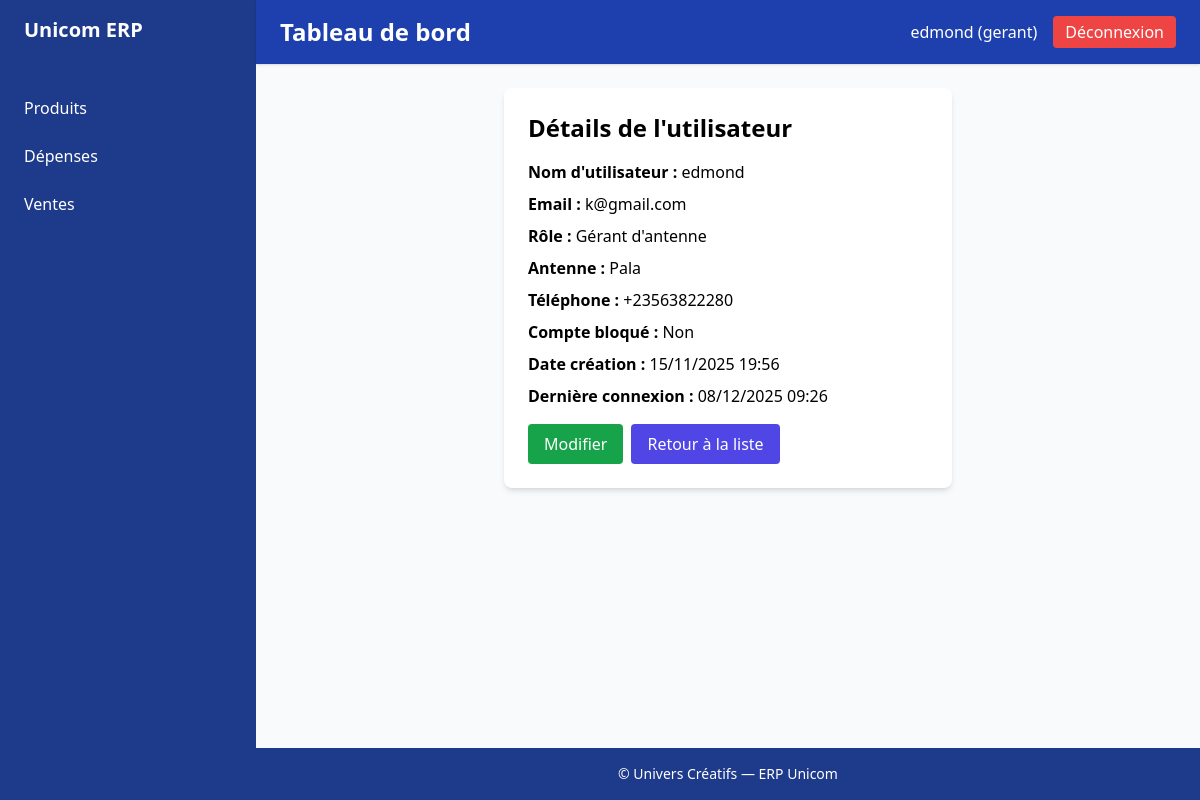
Page /accounts/users/2/ (signed in) on the earlier database version.
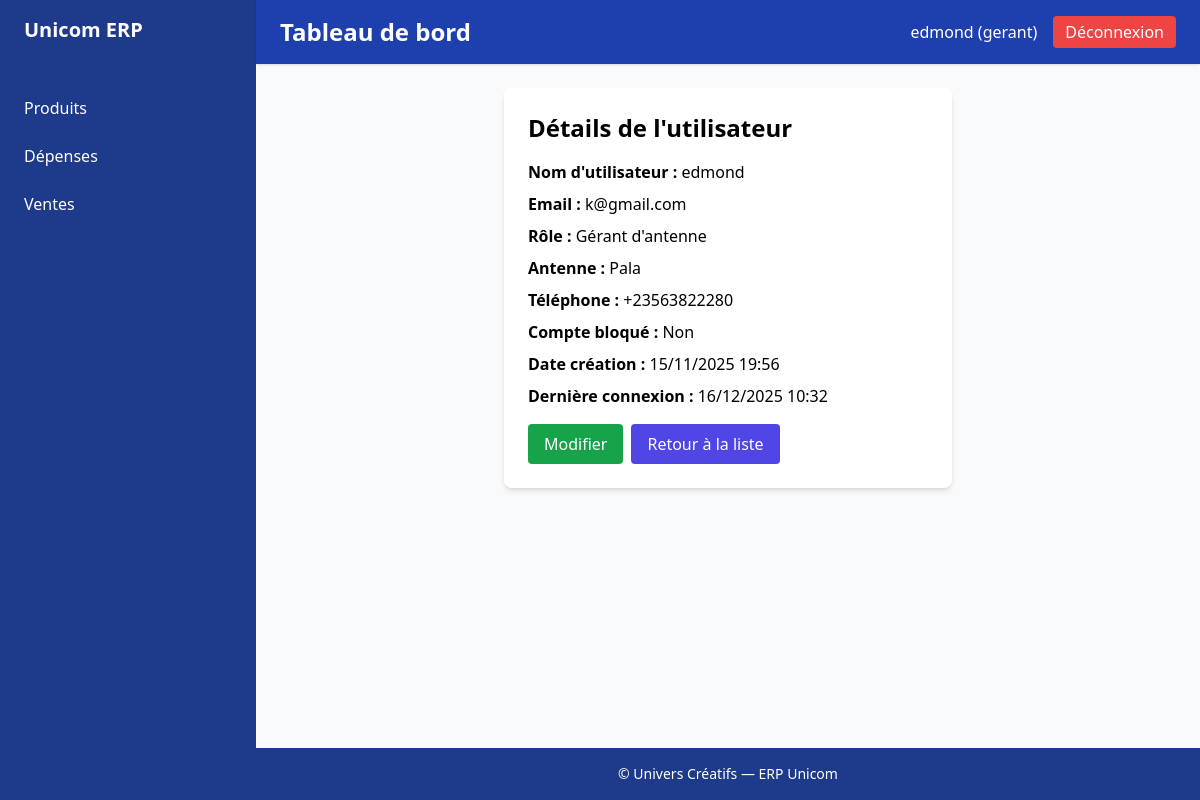
Same page on the later database version.
### accounts/models.py (models this page shows, shortened)
class User(AbstractUser, PermissionsMixin, SoftDeleteMixin):
    class Role(models.TextChoices):
        GERANT = "gerant", "Gérant d'antenne"
        ADMIN = "admin", "Admin central"
        DIRECTEUR = "directeur", "Directeur"
        SUPERVISEUR = "superviseur", "Superviseur régional"
    role = models.CharField(
        max_length=20,
        choices=Role.choices,
        default=Role.GERANT,
        help_text="Détermine les permissions et les accès aux modules."
    )
    antenne = models.CharField(
        max_length=255,
        blank=True,
        null=True,
        help_text="Nom de l'antenne rattachée"
    )
    telephone = models.CharField(
        max_length=20,
        blank=True,
        null=True,
        help_text="Numéro de téléphone professionnel"
    )
    is_blocked = models.BooleanField(
        default=False,
        help_text="Blocage manuel : coupe l'accès sans supprimer le compte."
    )
    date_creation = models.DateTimeField(
        auto_now_add=True,
        help_text="Date de création du compte"
    )
    date_derniere_connexion = models.DateTimeField(
        blank=True,
        null=True,
        help_text="Dernière connexion réussie"
    )
    groups = models.ManyToManyField(
        'auth.Group',
        related_name='accounts_user_set',
        related_query_name='accounts_user',
        blank=True,
        help_text='Groupes de permissions de l’utilisateur.'
    )
    user_permissions = models.ManyToManyField(
        'auth.Permission',
        related_name='accounts_user_set',
        related_query_name='accounts_user',
        blank=True,
        help_text='Permissions spécifiques de l’utilisateur.'
    )

### accounts/decorators.py (the view)
        def wrapper(request, *args, **kwargs):
            if not request.user.is_authenticated:
                return redirect("accounts:login")  # Redirige l'utilisateur vers la page de login si non authentifié
            if request.user.role not in roles:
                messages.error(request, "Vous n'avez pas la permission d'accéder à cette page.")
                return redirect("accounts:no_permission")  # Redirige vers une page d'absence de permission
            return view_func(request, *args, **kwargs)

### accounts/templatetags/auth_extras.py (called while the page is built)
@register.simple_tag
def role_permissions(role):
    return ROLE_PERMISSIONS.get(role, set())

### accounts/views.py (called while the page is built)
@login_required
@role_required('admin')
def user_detail(request, pk):
    user = get_object_or_404(User, pk=pk)
    return render(request, 'accounts/user_detail.html', {'user': user})

### templates/accounts/user_detail.html (shortened to what this page needs)
{% extends "base.html" %}
{% block content %}
<div class="max-w-md mx-auto bg-white shadow-md rounded-lg p-6">
    <h2 class="text-2xl font-bold mb-4">Détails de l'utilisateur</h2>
    <div class="space-y-2">
        <p><strong>Nom d'utilisateur :</strong> {{ user.username }}</p>
        <p><strong>Email :</strong> {{ user.email }}</p>
        <p><strong>Rôle :</strong> {{ user.get_role_display }}</p>
        <p><strong>Antenne :</strong> {{ user.antenne|default:"Non définie" }}</p>
        <p><strong>Téléphone :</strong> {{ user.telephone|default:"Non défini" }}</p>
        <p><strong>Compte bloqué :</strong> {% if user.is_blocked %}Oui{% else %}Non{% endif %}</p>
        <p><strong>Date création :</strong> {{ user.date_creation|date:"d/m/Y H:i" }}</p>
        <p><strong>Dernière connexion :</strong>
            {% if user.date_derniere_connexion %}
                {{ user.date_derniere_connexion|date:"d/m/Y H:i" }}
            {% else %}
                Jamais
            {% endif %}
        </p>
    </div>
    <div class="mt-4 flex space-x-2">
        <a href="{% url 'accounts:user_update' user.pk %}" class="bg-green-600 hover:bg-green-700 text-white px-4 py-2 rounded transition">
            Modifier
        </a>
        <a href="{% url 'accounts:user_list' %}" class="bg-indigo-600 hover:bg-indigo-700 text-white px-4 py-2 rounded transition">
            Retour à la liste
        </a>
    </div>
</div>
{% endblock %}

### templates/base.html (shortened to what this page needs)
{% load auth_extras %}
{% load static %}
<!DOCTYPE html>
<html lang="fr">
  <head>
    <script src="https://cdn.tailwindcss.com"></script>
  </head>
  <body class="bg-gray-50 flex min-h-screen">
    <aside class="w-64 bg-blue-900 text-white flex-shrink-0">
        {% include 'nav/navbar.html' %}
    </aside>
    <div class="flex-1 flex flex-col">
      <header class="bg-blue-800 text-white shadow px-6 py-4 flex justify-between items-center">
        <h1 class="text-2xl font-semibold">
          {% block page_title %}
            Tableau de bord
          {% endblock %}
        </h1>
        <div class="flex items-center space-x-4">
          {% if user.is_authenticated %}
            <span class="font-medium">{{ user.username }} ({{ user.role }})</span>
            <a href="{% url 'accounts:logout' %}" class="px-3 py-1 bg-red-500 hover:bg-red-600 rounded">Déconnexion</a>
          {% endif %}
        </div>
      </header>
      <main class="flex-1 p-6 overflow-auto">
        {% block content %}
        {% endblock %}
      </main>
      <footer class="bg-blue-900 text-white text-center py-4 text-sm">&copy; {{ now.year }} Univers Créatifs — ERP Unicom</footer>
    </div>
  </body>
</html>

Differences in the rows shown:
changed User "edmond": date_derniere_connexion "08/12/2025 09:26" → "16/12/2025 10:32"
